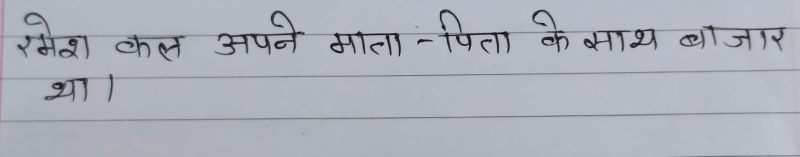
#> input picture data/raw/normal_clean.jpeg, 1599 x 313 px, found by its file name (shown at 1/2 size)
$ python benchmark_checks.py
#> lines starting #> are read from the running program, lines starting #| are printed output that depends on the picture; after the words box and inside, x2 and y2 are one past the last pixel; in counts of white or black regions, pixels touching at a corner belong together
#> in run_pipeline, image is the input picture: shape (313, 1599, 3); mean B, G, R 186.9, 176.9, 173.1
### utils/preprocessing.py
import cv2
import numpy as np
from skimage.filters import threshold_sauvola


def adaptive_threshold_ink(image_bgr: np.ndarray) -> np.ndarray:
    """Return binary image with black ink on white background."""
    gray = cv2.cvtColor(image_bgr, cv2.COLOR_BGR2GRAY)

    # Mild denoising improves adaptive threshold stability on phone photos.
    denoised = cv2.medianBlur(gray, 3)

    window_size = 25
    sauvola_threshold = threshold_sauvola(denoised, window_size=window_size, k=0.2)
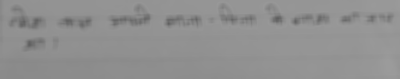
#> sauvola_threshold: shape (313, 1599) float64 (shown at 1/4 size); min 93.63, max 155.9, mean 144.3
    binary = (denoised < sauvola_threshold).astype(np.uint8) * 255
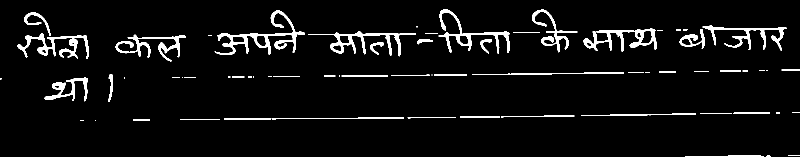
#> binary: shape (313, 1599) (shown at 1/2 size); 4.9% white; 69 white regions (19 under 20 px), largest, box (x1, y1, x2, y2) and area: (429, 21, 610, 110) 2974, (616, 62, 832, 113) 2026, (877, 19, 1020, 107) 1999

    # Remove thin horizontal notebook lines while keeping handwriting structure.
    horizontal_kernel = cv2.getStructuringElement(cv2.MORPH_RECT, (35, 1))
    ruled_lines = cv2.morphologyEx(binary, cv2.MORPH_OPEN, horizontal_kernel, iterations=1)
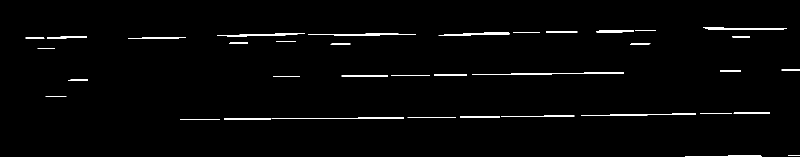
#> ruled_lines: shape (313, 1599) (shown at 1/2 size); 1.6% white; 37 white regions, largest, box (x1, y1, x2, y2) and area: (944, 145, 1248, 150) 613, (434, 66, 610, 73) 584, (1406, 55, 1574, 60) 570
    cleaned = cv2.subtract(binary, ruled_lines)
#> cleaned: shape (313, 1599); 3.3% white; 126 white regions (48 under 20 px), largest, box (x1, y1, x2, y2) and area: (231, 77, 301, 115) 776, (1167, 63, 1224, 102) 708, (104, 161, 150, 202) 686

    # Normalize to pure black ink (0) over white background (255).
    return np.where(cleaned > 0, 0, 255).astype(np.uint8)

### utils/skeleton.py
import numpy as np
from skimage.morphology import skeletonize


def extract_wireframe(binary_image: np.ndarray) -> np.ndarray:
    """Return 1-pixel structural skeleton with black ink on white background."""
    ink_mask = binary_image == 0
    skeleton_mask = skeletonize(ink_mask)
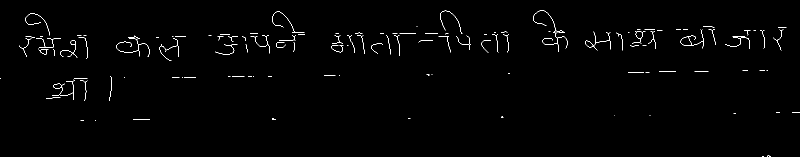
#> skeleton_mask: shape (313, 1599) bool (shown at 1/2 size); 0.81% white in thin lines or dots
    return np.where(skeleton_mask, 0, 255).astype(np.uint8)
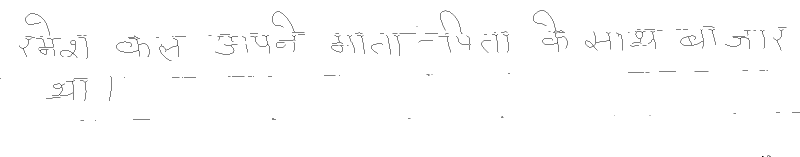
#> returned value: shape (313, 1599) (shown at 1/2 size); 99.2% white; black in thin lines or dots

### utils/analysis.py
from __future__ import annotations

from typing import Any

import cv2
import numpy as np
from skimage.morphology import skeletonize


def _find_runs(values: np.ndarray) -> list[tuple[int, int]]:
    runs: list[tuple[int, int]] = []
    start = None
    for idx, val in enumerate(values):
        if val and start is None:
            start = idx
        elif not val and start is not None:
            runs.append((start, idx - 1))
            start = None
    if start is not None:
        runs.append((start, len(values) - 1))
    return runs


def _ink_mask_without_vertical_rulers(ink_mask: np.ndarray) -> np.ndarray:
    """Remove tall thin strokes (notebook margin lines) from bounds logic.

    A vertical margin line makes global y_min the top of the page; the headline
    band then misses the real Devanagari line and every glyph is flagged floating.
    """
    h, w = ink_mask.shape
    if not ink_mask.any():
        return ink_mask

    ink_u8 = (ink_mask.astype(np.uint8) * 255)
    n, labels, stats, _ = cv2.connectedComponentsWithStats(ink_u8, connectivity=8)
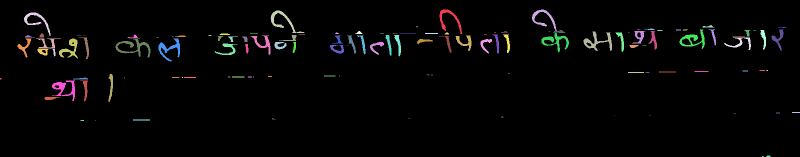
#> labels: shape (313, 1599) int32 (shown at 1/2 size); 127 distinct labels, from 0 to 126; one colour per label, 0 black
#> n = 127; stats = 127 rows, first 6: [0, 0, 1599, 313, 484136], [879, 19, 46, 49, 521], [1064, 19, 63, 44, 533], [541, 21, 68, 45, 584], [48, 25, 53, 47, 512], [1405, 50, 24, 5, 64]
    out = ink_mask.copy()
    max_thin_w = max(14, w // 45)
    for i in range(1, n):
        _x, _y, bw, bh, _area = stats[i]
        if bw <= max_thin_w and bh > 0.42 * h and bh > 5 * max(1, bw):
            out[labels == i] = False
#> this loop made 126 passes
#> (bw, bh) on passes 1 to 8: (46, 49), (63, 44), (68, 45), (53, 47), (24, 5), (4, 3), (17, 2), (21, 3)
    return out


def _text_vertical_bounds(ink_mask: np.ndarray) -> tuple[int, int, int, int]:
    """Min/max x/y of ink after dropping vertical rulers (falls back to full ink)."""
    filtered = _ink_mask_without_vertical_rulers(ink_mask)
    ys, xs = np.where(filtered)
#> ys = 16351 values from 19 to 312; xs = 16351 values, max 1598 at index 16185, min 0 at index 14822, mean 722.1
    if len(xs) == 0:
        ys, xs = np.where(ink_mask)
    if len(xs) == 0:
        return 0, 0, 0, 0
    return int(ys.min()), int(ys.max()), int(xs.min()), int(xs.max())


def _top_band_line_instability(
    binary_image: np.ndarray, band_y0: int, band_y1: int
) -> float:
    """How much the headline wanders vertically in the top band (0 = stable, 1 = unstable).

    Binarized ink can stay connected for shaky handwriting; skeleton columns capture
    micro-tremor and waviness better than continuity alone.
    """
    ink_mask = binary_image == 0
    band_h = max(1, band_y1 - band_y0 + 1)
    slice_ink = ink_mask[band_y0 : band_y1 + 1, :]
    if not slice_ink.any():
        return 0.0

    sk = skeletonize(slice_ink)
    if not sk.any():
        return 0.0

    cols = np.where(sk.any(axis=0))[0]
    if len(cols) < 4:
        return 0.0

    y_means: list[float] = []
    for c in cols:
        rows = np.where(sk[:, c])[0]
        if rows.size:
            y_means.append(float(np.mean(rows)))

    if len(y_means) < 4:
        return 0.0

    y_arr = np.array(y_means, dtype=np.float64)
    # Light smoothing reduces single-column skeleton noise on neat writing.
    if y_arr.size >= 5:
        k = np.array([0.25, 0.5, 0.25], dtype=np.float64)
        y_s = np.convolve(y_arr, k, mode="same")
    else:
        y_s = y_arr
    vertical_spread = float(np.std(y_s))
    rough = float(np.mean(np.abs(np.diff(y_s))))

    norm = max(1.0, band_h * 0.45)
    instability = (vertical_spread * 0.55 + rough * 0.45) / norm
    return float(min(1.0, max(0.0, instability)))


def analyze_shirorekha(binary_image: np.ndarray) -> dict[str, Any]:
    """Analyze top horizontal continuity for Devanagari-style anchor line.

    Word clusters are separated by horizontal gaps. Measuring continuity across
    the full text span treats word gaps as Shirorekha breaks. We close small
    gaps to segment words, then score continuity and gaps *within* each segment.
    """
    ink_mask = binary_image == 0
    if not ink_mask.any():
        return {
            "continuity_ratio": 0.0,
            "break_count": 0,
            "break_boxes": [],
            "top_band": (0, 0),
            "anchor_y1": 0,
            "shiro_span": (0, 0),
        }

    y_min, y_max, x_min, x_max = _text_vertical_bounds(ink_mask)
#> y_min = 19; y_max = 312; x_min = 0; x_max = 1598
    h_img = binary_image.shape[0]
    text_height = max(1, y_max - y_min + 1)
#> text_height = 294
    text_width = max(1, x_max - x_min + 1)
#> text_width = 1599
    # Thin strip: actual headline metrics (continuity + instability).
    headline_h = max(10, min(32, int(text_height * 0.078)))
#> headline_h = 22
    # Wider anchor: Shirorekha + upper connectors for attachment / dilation (not for jitter).
    anchor_h = max(18, min(52, int(text_height * 0.13)))
#> anchor_h = 38
    band_y0 = y_min
#> band_y0 = 19
    band_y1 = min(h_img - 1, y_min + headline_h - 1)
#> band_y1 = 40
    anchor_y1 = min(h_img - 1, y_min + anchor_h - 1)
#> anchor_y1 = 56
    if anchor_y1 < band_y1:
        anchor_y1 = band_y1

    top_band_2d = ink_mask[band_y0 : band_y1 + 1, :].astype(np.uint8) * 255
    # Bridge only intra-word gaps; too large a kernel merges a whole line and
    # treats word spacing as many Shirorekha breaks.
    close_w = max(21, min(40, text_width // 45))
#> close_w = 35
    h_kernel = cv2.getStructuringElement(cv2.MORPH_RECT, (close_w, 1))
    closed_band = cv2.morphologyEx(top_band_2d, cv2.MORPH_CLOSE, h_kernel)
    closed_bin = closed_band > 0

    n_seg, seg_labels, stats, _ = cv2.connectedComponentsWithStats(
        closed_bin.astype(np.uint8), connectivity=8
    )
#> n_seg = 5; stats = [[0, 0, 1599, 22, 32747], [879, 0, 39, 22, 641], [1064, 0, 44, 22, 721], [541, 2, 39, 20, 555], [48, 6, 43, 16, 514]]

    segment_continuities: list[float] = []
    break_boxes: list[tuple[int, int, int, int]] = []
    break_count = 0

    min_segment_area = max(40, text_width // 80)
#> min_segment_area = 40
    min_segment_width = max(24, text_width // 120)
#> min_segment_width = 24
    stroke_bridge = cv2.getStructuringElement(cv2.MORPH_RECT, (17, 1))

    for seg_id in range(1, n_seg):
        x, y, w, h, area = stats[seg_id]
        if area < min_segment_area or w < min_segment_width:
            continue
        x0, x1 = x, x + w - 1
        slice_orig = ink_mask[band_y0 : band_y1 + 1, x0 : x1 + 1].astype(np.uint8) * 255
        slice_bridged = cv2.morphologyEx(slice_orig, cv2.MORPH_CLOSE, stroke_bridge)
        col_has = slice_bridged.any(axis=0)
        if col_has.size == 0:
            continue
        seg_cont = float(col_has.mean())
        segment_continuities.append(seg_cont)

        gap_runs = _find_runs(~col_has)
        # Wider threshold: thin stroke gaps are bridged above; remaining gaps are structural.
        significant_gaps = [(s, e) for s, e in gap_runs if (e - s + 1) >= 10]
        break_count += len(significant_gaps)
        for s, e in significant_gaps:
            gap_x0 = x0 + s
            gap_x1 = x0 + e
            break_boxes.append(
                (gap_x0, band_y0, gap_x1 - gap_x0 + 1, band_y1 - band_y0 + 1)
            )
#> this loop made 4 passes
#> (x, y, w, h, area, x0, x1) on passes 1 to 4: (879, 0, 39, 22, 641, 879, 917), (1064, 0, 44, 22, 721, 1064, 1107), (541, 2, 39, 20, 555, 541, 579), (48, 6, 43, 16, 514, 48, 90)
#> pass 1, in analyze_shirorekha, `slice_bridged = cv2.morphologyEx(slice_orig, cv2.MORPH_CLOSE, stroke_b..`:
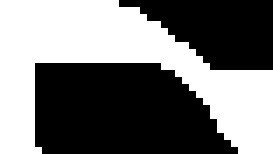
#> slice_bridged: shape (22, 39) (shown 7 times larger); 46.5% white; 1 white region, box (x1, y1, x2, y2) and area: (0, 0, 39, 22) 399
#> after the loop, break_boxes = []; break_count = 0; segment_continuities = [1, 1, 1, 1]
#> (the rest of the program and of its run is left out)
